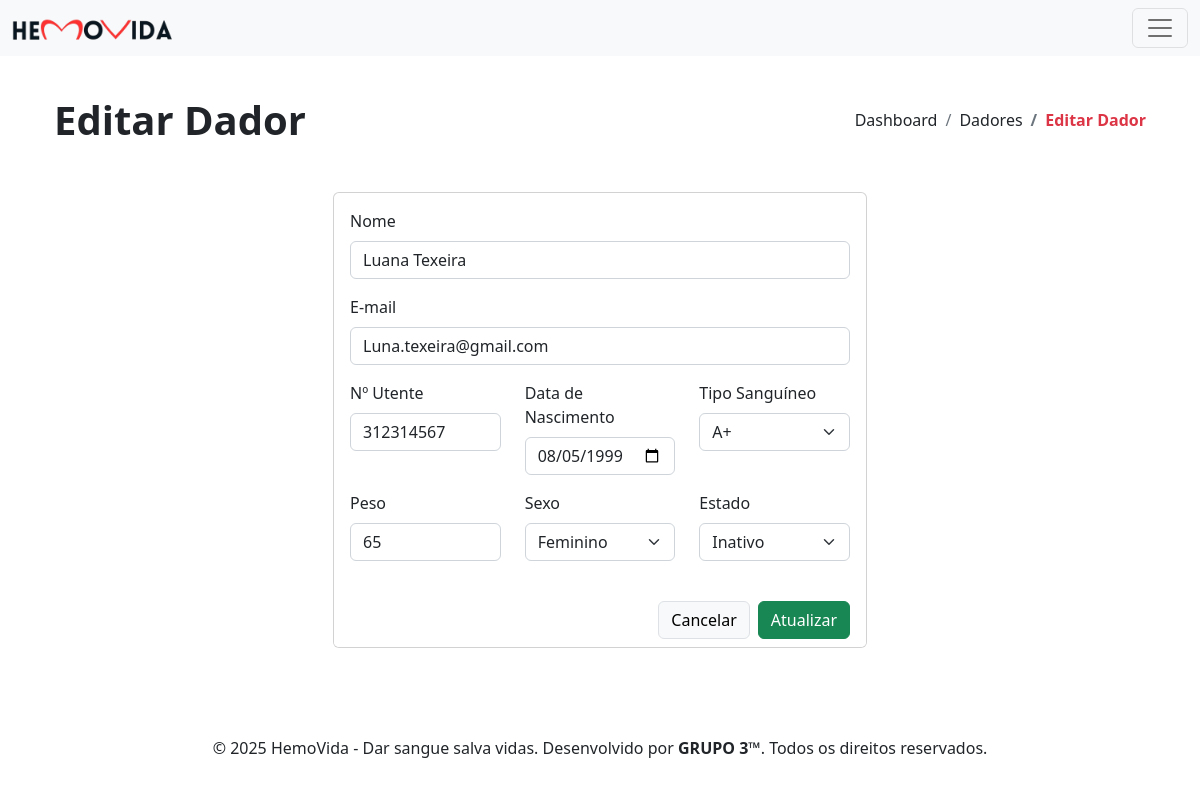
Before: /dador-editar.php?table=dadores&id=13 with the older database file.
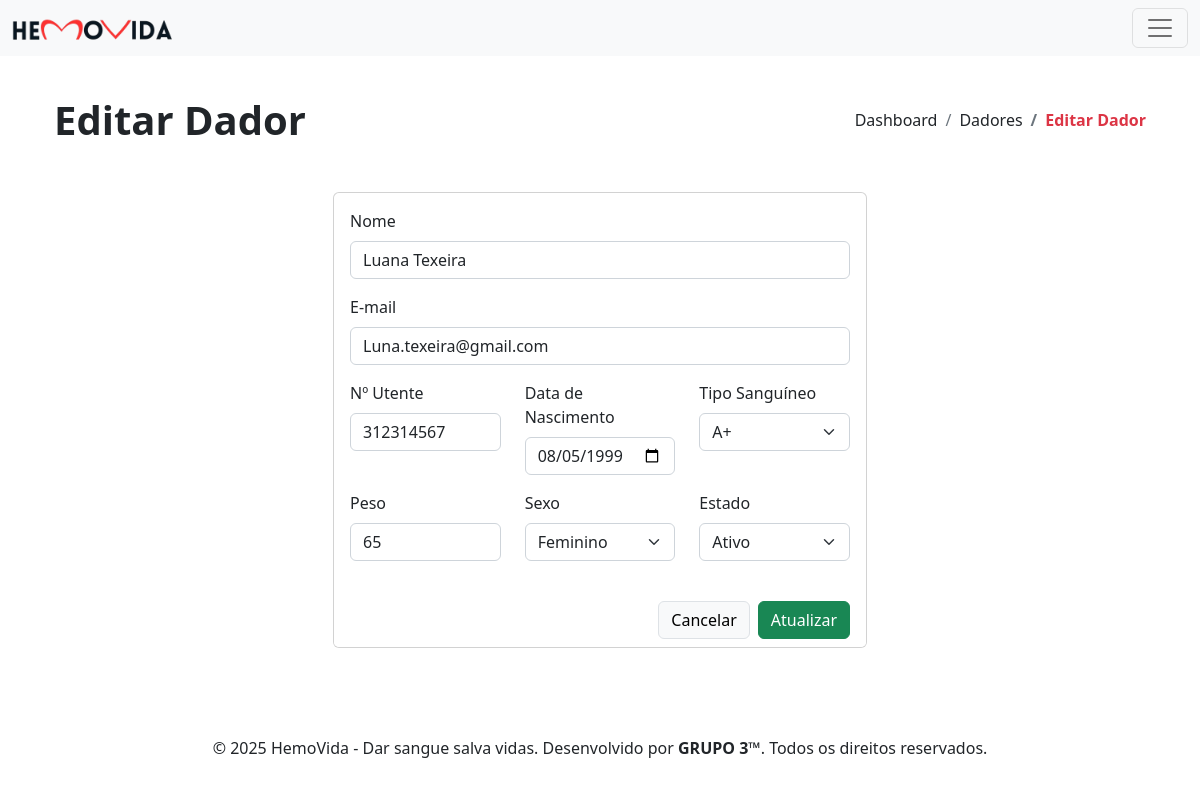
After: the same page with the newer database file.
### tables this page shows
CREATE TABLE `dadores` (
  `id` int(11) NOT NULL,
  `nome` varchar(255) NOT NULL,
  `email` varchar(255) NOT NULL,
  `n_utente` int(11) NOT NULL,
  `data_nascimento` date NOT NULL,
  `tipo_sanguineo` enum('A+','A-','B+','B-','AB+','AB-','O+','O-') NOT NULL,
  `peso` float NOT NULL,
  `sexo` enum('Masculino','Feminino') NOT NULL,
  `estado` tinyint(1) NOT NULL,
  `data_inscricao` date NOT NULL
);

### includes/obter_registo.php (called while the page is built, shortened)
<?php
    include 'db_functions.php';
    $table = $_GET['table'] ?? null;
    $id = $_GET['id'] ?? null;
    $record = getRecordById($pdo, $table, (int)$id);
?>

### includes/db_functions.php (called while the page is built, shortened)
<?php
    function getRecordById(PDO $pdo, string $table, int $id): ?array {
        $allowedTables = ['bolsas_sangue', 'dadores', 'doacoes', 'hospitais', 'transfusoes'];
        try {
            $sql = "SELECT * FROM {$table} WHERE id = :id";
            $stmt = $pdo->prepare($sql);
            $stmt->bindParam(":id", $id, PDO::PARAM_INT);
            $stmt->execute();
            return $stmt->fetch(PDO::FETCH_ASSOC) ?: null;
        } catch (PDOException $e) {
            error_log("Erro ao buscar registo na tabela {$table}: " . $e->getMessage());
            return null;
        }
    }
?>

### dador-editar.php (the view, shortened to what the changed rows need)
<?php
    include 'partials/header.php';
    include 'includes/obter_registo.php';
    $dador = $record;
?>
<div class="container p-4">
    <?php include 'partials/page-header.php'; ?>
    <div class="row d-flex align-items-center justify-content-center py-4">
        <div class="col-xl-6 col-md-10 col-12">
            <div class="card">
                <form action="includes/update.php" method="POST">
                    <div class="card-body">
                        <div class="row">
                            <div class="col-12 mb-3">
                                <label class="form-label" for="nome">Nome</label>
                                <input type="text" class="form-control" name="nome" id="nome" value="<?php echo $dador['nome']; ?>" required>
                            </div>
                            <div class="col-12 mb-3">
                                <label class="form-label" for="email">E-mail</label>
                                <input type="email" class="form-control" name="email" id="email" value="<?php echo $dador['email']; ?>" required>
                            </div>
                        </div>
                        <div class="row">
                            <div class="col-lg-4 col-md-6 col-12 mb-3">
                                <label class="form-label" for="n_utente">Nº Utente</label>
                                <input type="text" class="form-control" name="n_utente" id="n_utente" pattern="^\d{9}$" title="Nº Utente deve ter exatamente 9 dígitos" value="<?php echo $dador['n_utente']; ?>" required>
                            </div>
                            <div class="col-lg-4 col-md-6 col-12 mb-3">
                                <label class="form-label" for="data_nascimento">Data de Nascimento</label>
                                <input type="date" class="form-control" name="data_nascimento" id="data_nascimento" value="<?php echo $dador['data_nascimento']; ?>" required>
                            </div>
                            <div class="col-lg-4 col-md-6 col-12 mb-3">
                                <label class="form-label" for="tipo_sanguineo">Tipo Sanguíneo</label>
                                <select class="form-select" name="tipo_sanguineo" id="tipo_sanguineo" required>
                                    <option value="A+" <?php echo $dador['tipo_sanguineo'] == 'A+' ? 'selected' : ''; ?>>A+</option>
                                </select>
                            </div>
                            <div class="col-lg-4 col-md-6 col-12 mb-3">
                                <label class="form-label" for="peso">Peso</label>
                                <input type="number" class="form-control" name="peso" id="peso" min="50" step="any" value="<?php echo $dador['peso']; ?>" required>
                            </div>
                            <div class="col-lg-4 col-md-6 col-12 mb-3">
                                <label class="form-label" for="sexo">Sexo</label>
                                <select class="form-select" name="sexo" id="sexo" data-live-search="true" required>
                                    <option value="Feminino" <?php echo $dador['sexo'] == 'Feminino' ? 'selected' : ''; ?>>Feminino</option>
                                </select>
                            </div>
                            <div class="col-lg-4 col-md-6 col-12 mb-3">
                                <label class="form-label" for="estado">Estado</label>
                                <select class="form-select" name="estado" id="estado" data-live-search="true" required>
                                    <option value="1" <?php echo $dador['estado'] == 1 ? 'selected' : ''; ?>>Ativo</option>
                                    <option value="0" <?php echo $dador['estado'] == 0 ? 'selected' : ''; ?>>Inativo</option>
                                </select>
                            </div>
                        </div>
                    </div>
                </form>
            </div>
        </div>
    </div>
</div>
<?php include 'partials/footer.php'; ?>

Changed rows visible on the page:
changed dadores "Luana Texeira": estado "Inativo" → "Ativo"
